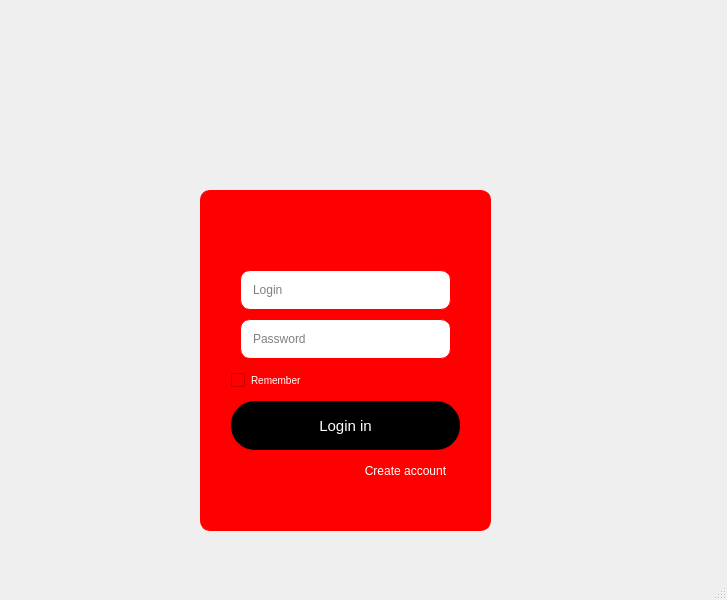
<?xml version="1.0" encoding="UTF-8"?>
<ui version="4.0">
 <class>MainWindow</class>
 <widget class="QMainWindow" name="MainWindow">
  <property name="geometry">
   <rect>
    <x>0</x>
    <y>0</y>
    <width>727</width>
    <height>600</height>
   </rect>
  </property>
  <property name="windowTitle">
   <string>MainWindow</string>
  </property>
  <widget class="QWidget" name="centralwidget">
   <widget class="QFrame" name="frame">
    <property name="geometry">
     <rect>
      <x>200</x>
      <y>190</y>
      <width>291</width>
      <height>341</height>
     </rect>
    </property>
    <property name="styleSheet">
     <string notr="true">background-color: rgb(255, 0, 0);
box-shadow: 0px 10px 30px 0px rgba(0, 0, 0, 4);
border: 1px solid Red;
padding: 10px;
border-radius: 10px;</string>
    </property>
    <property name="frameShape">
     <enum>QFrame::StyledPanel</enum>
    </property>
    <property name="frameShadow">
     <enum>QFrame::Raised</enum>
    </property>
    <widget class="QLineEdit" name="lineEdit">
     <property name="geometry">
      <rect>
       <x>40</x>
       <y>80</y>
       <width>211</width>
       <height>40</height>
      </rect>
     </property>
     <property name="styleSheet">
      <string notr="true">background-color: rgb(255, 255, 255);
  border-radius: 10px;</string>
     </property>
     <property name="text">
      <string/>
     </property>
     <property name="placeholderText">
      <string>Login</string>
     </property>
    </widget>
    <widget class="QLineEdit" name="lineEdit_2">
     <property name="geometry">
      <rect>
       <x>40</x>
       <y>129</y>
       <width>211</width>
       <height>40</height>
      </rect>
     </property>
     <property name="styleSheet">
      <string notr="true">background-color: rgb(255, 255, 255);

  border-radius: 10px;</string>
     </property>
     <property name="text">
      <string/>
     </property>
     <property name="placeholderText">
      <string>Password</string>
     </property>
    </widget>
    <widget class="QPushButton" name="pushButton">
     <property name="geometry">
      <rect>
       <x>30</x>
       <y>210</y>
       <width>231</width>
       <height>51</height>
      </rect>
     </property>
     <property name="styleSheet">
      <string notr="true">background-color: rgb(0, 0, 0);
color: rgb(255, 255, 255);
border-radius: 25px;
font-size: 15px;</string>
     </property>
     <property name="text">
      <string>Login in</string>
     </property>
    </widget>
    <widget class="QCheckBox" name="checkBox">
     <property name="geometry">
      <rect>
       <x>20</x>
       <y>170</y>
       <width>111</width>
       <height>41</height>
      </rect>
     </property>
     <property name="styleSheet">
      <string notr="true">color: rgb(255, 255, 255);
font-size: 10px;
</string>
     </property>
     <property name="text">
      <string>Remember</string>
     </property>
    </widget>
    <widget class="QLabel" name="label_3">
     <property name="geometry">
      <rect>
       <x>110</x>
       <y>170</y>
       <width>171</width>
       <height>41</height>
      </rect>
     </property>
     <property name="styleSheet">
      <string notr="true">font-size: 10px;
color: rgb(0, 0, 0);d</string>
     </property>
     <property name="text">
      <string/>
     </property>
    </widget>
    <widget class="QPushButton" name="pushButton_2">
     <property name="geometry">
      <rect>
       <x>150</x>
       <y>260</y>
       <width>111</width>
       <height>41</height>
      </rect>
     </property>
     <property name="styleSheet">
      <string notr="true">color: rgb(255, 255, 255);</string>
     </property>
     <property name="text">
      <string>Create account</string>
     </property>
    </widget>
   </widget>
   <widget class="QLabel" name="label">
    <property name="geometry">
     <rect>
      <x>200</x>
      <y>30</y>
      <width>291</width>
      <height>171</height>
     </rect>
    </property>
    <property name="styleSheet">
     <string notr="true">box-shadow: 0px 10px 30px 0px rgba(0, 0, 0, 0.5);
border-radius: 5px;</string>
    </property>
    <property name="text">
     <string/>
    </property>
    <property name="pixmap">
     <pixmap>../../f8ff8cfe900c563f8a952c21d3c9406e_300_300.jpeg</pixmap>
    </property>
   </widget>
  </widget>
  <widget class="QMenuBar" name="menubar">
   <property name="geometry">
    <rect>
     <x>0</x>
     <y>0</y>
     <width>727</width>
     <height>26</height>
    </rect>
   </property>
  </widget>
  <widget class="QStatusBar" name="statusbar"/>
 </widget>
 <resources/>
 <connections/>
</ui>
